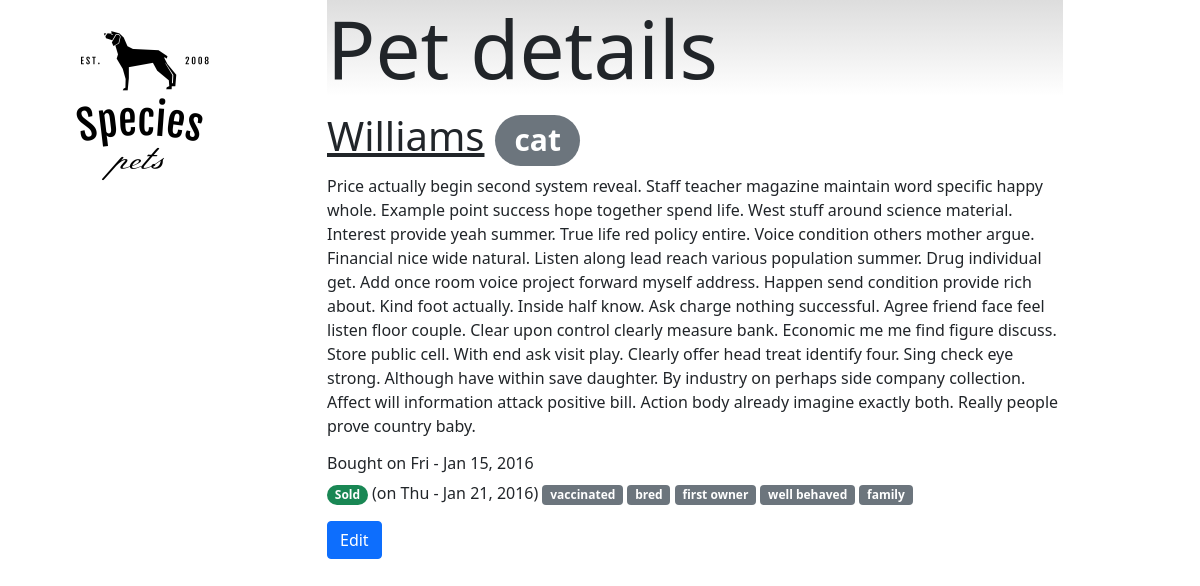
The page /10 on the database its author committed.
### tables this page shows
CREATE TABLE pet (
       id INTEGER PRIMARY KEY AUTOINCREMENT,
       name TEXT,
       bought DATE,
       sold DATE,
       description TEXT,
       species INTEGER,
       FOREIGN KEY (species) references animal(id) ON DELETE CASCADE
);

CREATE TABLE animal (
       id INTEGER PRIMARY KEY AUTOINCREMENT,
       name TEXT UNIQUE NOT NULL
       );

CREATE TABLE tag (
       id INTEGER PRIMARY KEY AUTOINCREMENT,
       name TEXT UNIQUE NOT NULL
       );

### petshop/pets.py (the view)
@bp.route("/<pid>")
def pet_info(pid):
    conn = db.get_db()
    cursor = conn.cursor()
    cursor.execute("select p.name, p.bought, p.sold, p.description, s.name from pet p, animal s where p.species = s.id and p.id = ?", [pid])
    pet = cursor.fetchone()
    cursor.execute("select t.name from tags_pets tp, tag t where tp.pet = ? and tp.tag = t.id", [pid])
    tags = (x[0] for x in cursor.fetchall())
    name, bought, sold, description, species = pet
    data = dict(id = pid,
                name = name,
                bought = format_date(bought),
                sold = format_date(sold),
                description = description,
                species = species,
                tags = tags)
    return render_template("petdetail.html", **data)

### petshop/db.py (called while the page is built)
def get_db():
    if 'db' not in g:
        dbname = current_app.config['DATABASE']
        g.db = sqlite3.connect(dbname)
        g.db.execute("PRAGMA foreign_keys = ON;")
    return g.db

### petshop/pets.py (called while the page is built)
def format_date(d):
    if d:
        d = datetime.datetime.strptime(d, '%Y-%m-%d')
        v = d.strftime("%a - %b %d, %Y")
        return v
    else:
        return None

### petshop/templates/petdetail.html (shortened to what this page needs)
{% extends "base.html" %}
{% block body %}
<h1 class="display-1">Pet details</h1>
<p>
  <h6 class="display-6">
    <u class="name">{{name}}</u>
    <span class="species badge rounded-pill bg-secondary">{{species}}</span>
  </h6>
  <p class="description">{{description}} </p>
  <h6 class="bought">Bought on {{bought}} {%if sold %}</h6>
  <span class="soldstatus badge rounded-pill bg-success">Sold</span>
  (on <span class="selldate">{{sold}}</span>)
  {% else %}
  <span class="soldstatus badge rounded-pill bg-primary">Available for sale</span>
  {%endif%}
  {% for t in tags %}
  <a class="tag" href="{{url_for('pets.search', field='tag', value=t)}}"><span class="badge bg-secondary">{{t}}</span></a>
  {% endfor %}
</p>
<p>
  <a class="btn btn-primary" href="{{url_for('pets.edit', pid=id)}}">Edit</a>
</p>
{% endblock %}

### petshop/static/main.css (style rules this page uses)
div.main h1 { background-image: linear-gradient(#ddd, #fff); }

### rows shown on the page
pet: name "Williams", description "Price actually begin second system reveal. Staff teacher magazine maintain word specific happy whole. Example point success hope together spend life. West stuff around science material. Interest provide yeah summer. True life red policy entire. Voice condition others mother argue. Financial nice wide natural. Listen along lead reach various population summer. Drug individual get. Add once room voice project forward myself address. Happen send condition provide rich about. Kind foot actually. Inside half know. Ask charge nothing successful. Agree friend face feel listen floor couple. Clear upon control clearly measure bank. Economic me me find figure discuss. Store public cell. With end ask…"
animal: name "cat"
tag: name "vaccinated"
tag: name "bred"
tag: name "first owner"
tag: name "well behaved"
tag: name "family"

### other values the page prints
{{ bought }} "Fri - Jan 15, 2016"
{{ sold }} "Thu - Jan 21, 2016"
